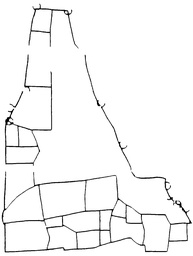
#> input picture Software Development/Maps/plot.jpg, 193 x 256 px, shrunk from 1261 x 1669 before the run
$ python thinning.py
#> lines starting #> are read from the running program, lines starting #| are printed output that depends on the picture
"""
===========================
@Author  : Linbo<linbo.me>
@Version: 1.0    25/10/2014
This is the implementation of the
Zhang-Suen Thinning Algorithm for skeletonization.
===========================
"""
import matplotlib
import matplotlib.pyplot as plt
import skimage.io as io
from skimage.filters import threshold_otsu
import cv2

# "load image data"
Img_Original = cv2.imread('Maps/plot.jpg', 0)  # Gray image, rgb images need pre-conversion
#> Img_Original is the input picture: shape (256, 193); min 0, max 255, mean 246.2

# "Convert gray images to binary images using Otsu's method"

Otsu_Threshold = threshold_otsu(Img_Original)
#> Otsu_Threshold = 177
BW_Original = Img_Original < Otsu_Threshold  # must set object region as 1, background region as 0 !
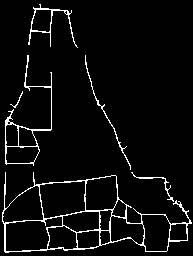
#> BW_Original: shape (256, 193) bool; 4.9% white in thin lines or dots


def neighbours(x, y, image):
    " Return 8-neighbours of image point P1(x,y), in a clockwise order"
    img = image
    x_1, y_1, x1, y1 = x - 1, y - 1, x + 1, y + 1
    return [img[x_1][y], img[x_1][y1], img[x][y1], img[x1][y1],  # P2,P3,P4,P5
            img[x1][y], img[x1][y_1], img[x][y_1], img[x_1][y_1]]  # P6,P7,P8,P9


def transitions(neighbours):
    " No. of 0,1 patterns (transitions from 0 to 1) in the ordered sequence"
    n = neighbours + neighbours[0:1]  # P2, P3, ... , P8, P9, P2
    return sum((n1, n2) == (0, 1) for n1, n2 in zip(n, n[1:]))  # (P2,P3), (P3,P4), ... , (P8,P9), (P9,P2)


def zhangSuen(image):
    " the Zhang-Suen Thinning Algorithm"
    Image_Thinned = image.copy()  # deepcopy to protect the original image
    changing1 = changing2 = 1  # the points to be removed (set as 0)
    while changing1 or changing2:  # iterates until no further changes occur in the image
        # Step 1
        changing1 = []
        rows, columns = Image_Thinned.shape  # x for rows, y for columns
        for x in range(1, rows - 1):  # No. of  rows
            for y in range(1, columns - 1):  # No. of columns
                P2, P3, P4, P5, P6, P7, P8, P9 = n = neighbours(x, y, Image_Thinned)
                if (Image_Thinned[x][y] == 1 and  # Condition 0: Point P1 in the object regions
                        2 <= sum(n) <= 6 and  # Condition 1: 2<= N(P1) <= 6
                        transitions(n) == 1 and  # Condition 2: S(P1)=1
                        P2 * P4 * P6 == 0 and  # Condition 3
                        P4 * P6 * P8 == 0):  # Condition 4
                    changing1.append((x, y))
        for x, y in changing1:
            Image_Thinned[x][y] = 0
        # Step 2
        changing2 = []
        for x in range(1, rows - 1):
            for y in range(1, columns - 1):
                P2, P3, P4, P5, P6, P7, P8, P9 = n = neighbours(x, y, Image_Thinned)
                if (Image_Thinned[x][y] == 1 and  # Condition 0
                        2 <= sum(n) <= 6 and  # Condition 1
                        transitions(n) == 1 and  # Condition 2
                        P2 * P4 * P8 == 0 and  # Condition 3
                        P2 * P6 * P8 == 0):  # Condition 4
                    changing2.append((x, y))
        for x, y in changing2:
            Image_Thinned[x][y] = 0
#> this loop made 3 passes
#> pass 1, in neighbours (call 48515), `img = image`:
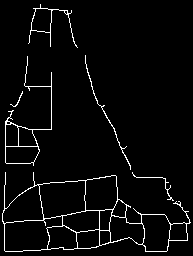
#> img: shape (256, 193) bool; 3.8% white in thin lines or dots
    return Image_Thinned


# "Apply the algorithm on images"
BW_Skeleton = zhangSuen(BW_Original)
# BW_Skeleton = BW_Original
# "Display the results"
fig, ax = plt.subplots(1, 2)
ax1, ax2 = ax.ravel()
ax1.imshow(BW_Original, cmap=plt.cm.gray)
ax1.set_title('Original binary image')
ax1.axis('off')
ax2.imshow(BW_Skeleton, cmap=plt.cm.gray)
ax2.set_title('Skeleton of the image')
ax2.axis('off')
plt.show()
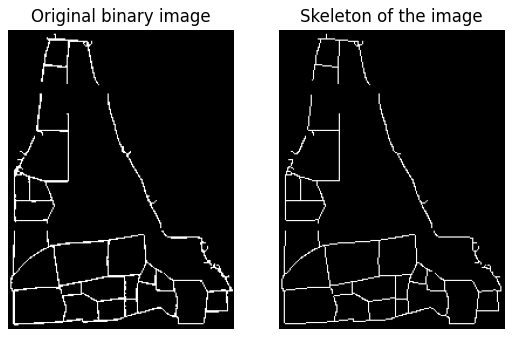
#> figure drawn by matplotlib, 2 panels
